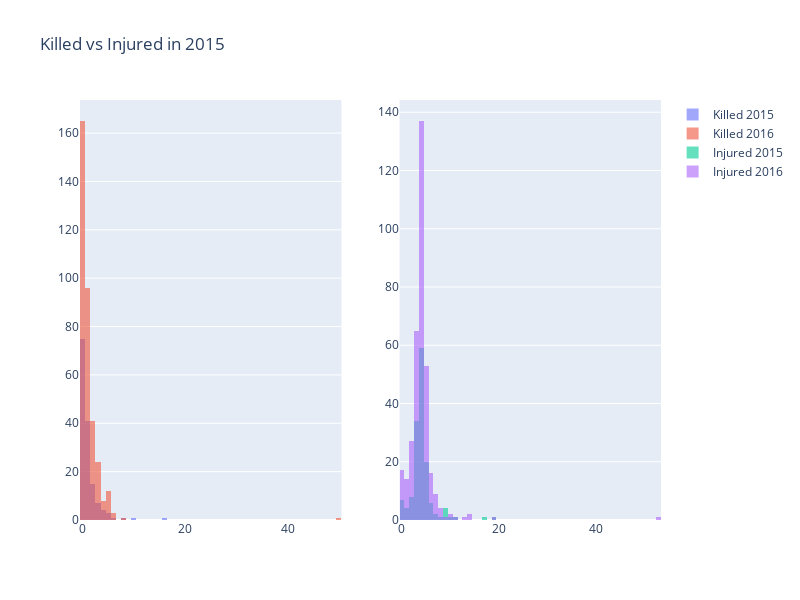

The notebook cell saved with this chart:
### Code cell
df_2015 = df_violence_v1.query('year == "2015"')
df_2016 = df_violence_v1.query('year == "2016"')
fig = make_subplots(rows=1, cols=2)
fig.add_trace(go.Histogram(name='Killed 2015', x=df_2015['killed'].astype(str).tolist()), row=1, col=1)
fig.add_trace(go.Histogram(name='Killed 2016', x=df_2016['killed'].astype(str).tolist()), row=1, col=1)
fig.add_trace(go.Histogram(name='Injured 2015',x=df_2015['injured'].astype(str).tolist()), row=1, col=2)
fig.add_trace(go.Histogram(name='Injured 2016',x=df_2016['injured'].astype(str).tolist()), row=1, col=2)
fig.update_layout(height=600, width=800, title_text="Killed vs Injured in 2015", barmode='overlay')
fig.update_traces(opacity=0.60)
fig.show()

### Figure 1 — Plotly figure (JSON) as saved in the notebook; plotly's stock layout.template omitted (floating-point values rounded to 4 significant figures; data arrays with more than 128 entries replaced by an {"elided": "..."} marker saying what was removed)
{"data": [{"name": "Killed 2015", "opacity": 0.6, "type": "histogram", "x": {"elided": "149 str values"}, "xaxis": "x", "yaxis": "y"}, {"name": "Killed 2016", "opacity": 0.6, "type": "histogram", "x": {"elided": "351 str values"}, "xaxis": "x", "yaxis": "y"}, {"name": "Injured 2015", "opacity": 0.6, "type": "histogram", "x": {"elided": "149 str values"}, "xaxis": "x2", "yaxis": "y2"}, {"name": "Injured 2016", "opacity": 0.6, "type": "histogram", "x": {"elided": "351 str values"}, "xaxis": "x2", "yaxis": "y2"}], "layout": {"barmode": "overlay", "height": 600, "title": {"text": "Killed vs Injured in 2015"}, "width": 800, "xaxis": {"anchor": "y", "domain": [0, 0.45]}, "xaxis2": {"anchor": "y2", "domain": [0.55, 1]}, "yaxis": {"anchor": "x", "domain": [0, 1]}, "yaxis2": {"anchor": "x2", "domain": [0, 1]}}}
